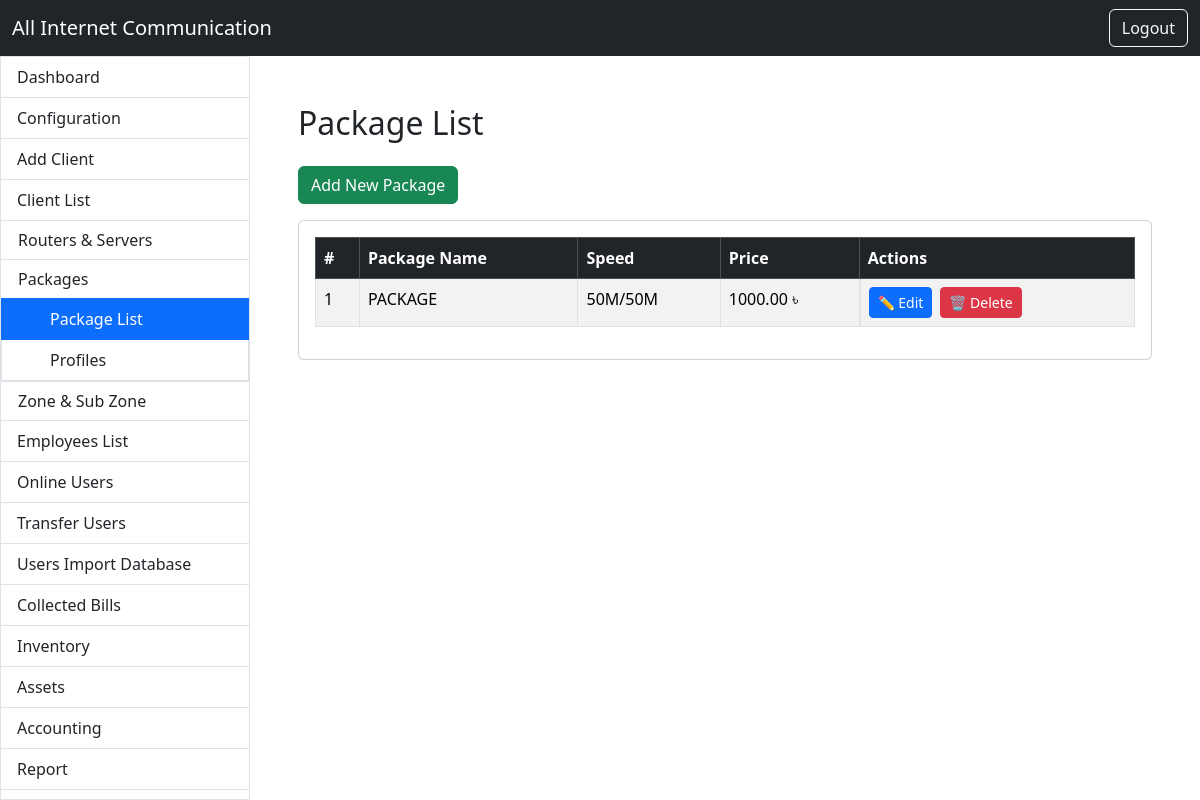
Screenshot of /packages/list_packages.php (signed in) with the database file from the repository.
### tables this page shows
CREATE TABLE `packages` (
  `id` int NOT NULL,
  `server_id` int DEFAULT NULL,
  `speed` varchar(10) DEFAULT '5Mbps',
  `package_name` varchar(100) NOT NULL,
  `price` decimal(10,2) NOT NULL,
  `created_at` timestamp NULL DEFAULT CURRENT_TIMESTAMP
);

### packages/list_packages.php (the view, shortened to what this page needs)
<?php
$role = $_SESSION['role'] ?? 'guest';
require_once '../includes/db.php';
require_once '../includes/header.php';
require_once '../includes/sidebar.php';
?>
<div class="container-fluid p-4">
    <h2 class="mb-4">Package List</h2>
    <?php if($role =='admin') :?>
    <a href="add_package.php" class="btn btn-success mb-3">Add New Package</a>
    <?php endif; ?>
    <div class="card">
        <div class="card-body">
            <table class="table table-bordered table-striped">
                <thead class="table-dark">
                    <tr>
                        <th>#</th>
                        <th>Package Name</th>
                        <th>Speed</th>
                        <th>Price</th>
                        <th>Actions</th>
                    </tr>
                </thead>
                <tbody>
                    <?php
                    $packages = $conn->query("SELECT * FROM packages ORDER BY id DESC");
                    if ($packages->num_rows > 0):
                        $i = 1;
                        while ($package = $packages->fetch_assoc()):
                    ?>
                    <tr>
                        <td><?= $i++ ?></td>
                        <td><?= htmlspecialchars($package['package_name']) ?></td>
                        <td><?= htmlspecialchars($package['speed']) ?></td>
                        <td><?= htmlspecialchars($package['price']) ?> ৳</td>
                        <td class="d-flex gap-2">
                            <a href="edit_package.php?id=<?= $package['id'] ?>"
                            class="btn btn-sm btn-primary <?= ($_SESSION['role'] !== 'admin') ? 'disabled' : '' ?>"
                            <?= ($_SESSION['role'] !== 'admin') ? 'aria-disabled="true" tabindex="-1"' : '' ?>>
                                <i class="bi bi-pencil-square"></i>✏️ Edit</a>
                            <a href="delete_package.php?id=<?= $package['id'] ?>"
                            onclick="return <?= ($_SESSION['role'] === 'admin') ? "confirm('Are you sure to delete this package?');" : "false;" ?>"
                            class="btn btn-sm btn-danger <?= ($_SESSION['role'] !== 'admin') ? 'disabled' : '' ?>"
                            <?= ($_SESSION['role'] !== 'admin') ? 'aria-disabled="true" tabindex="-1"' : '' ?>>
                                <i class="bi bi-trash"></i>🗑️ Delete</a>
                        </td>
                    </tr>
                    <?php endwhile; else: ?>
                    <tr>
                        <td colspan="5" class="text-center">No packages found.</td>
                    </tr>
                    <?php endif; ?>
                </tbody>
            </table>
        </div>
    </div>
</div>
<?php require_once '../includes/footer.php'; ?>

### rows the page displays
packages: package_name "PACKAGE", speed "50M/50M", price "1000.00"
